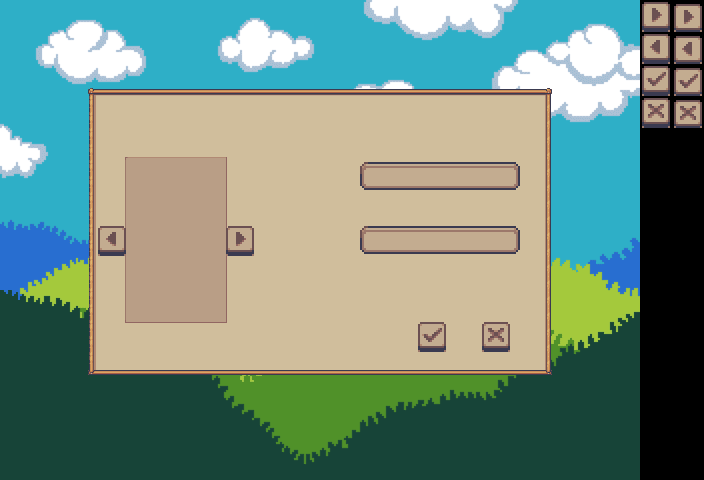

The image is a tile-based game level rendered from a .tmx file. Its description and source (layers, tilesets, objects; grid data summarised) follow:
An orthogonal 44x30 tile map with 16x16 px tiles, 4 tile layers (background, box, boxdeco, boxdeco2), 3 tilesets.

<map version="1.10" tiledversion="1.12.1" orientation="orthogonal" renderorder="right-down" width="44" height="30" tilewidth="16" tileheight="16" infinite="0" nextlayerid="5" nextobjectid="1">
 <tileset firstgid="1" source="main_title_resize.tsx" />
 <tileset firstgid="1201" source="Modern_UI_Style_1.tsx" />
 <tileset firstgid="3824" source="Modern_UI_Style_1_32x32.tsx" />
 <layer id="1" name="background" width="44" height="30">
  <data>[1320 cells, 1200 non-empty, 1200 distinct tile ids]</data>
 </layer>
 <layer id="2" name="box" width="44" height="30">
  <data>[1320 cells, 570 non-empty, 9 distinct tile ids]</data>
 </layer>
 <layer id="3" name="boxdeco" width="44" height="30">
  <data>[1320 cells, 180 non-empty, 49 distinct tile ids]</data>
 </layer>
 <layer id="4" name="boxdeco2" width="44" height="30">
  <data>[1320 cells, 8 non-empty, 8 distinct tile ids]</data>
 </layer>
</map>
